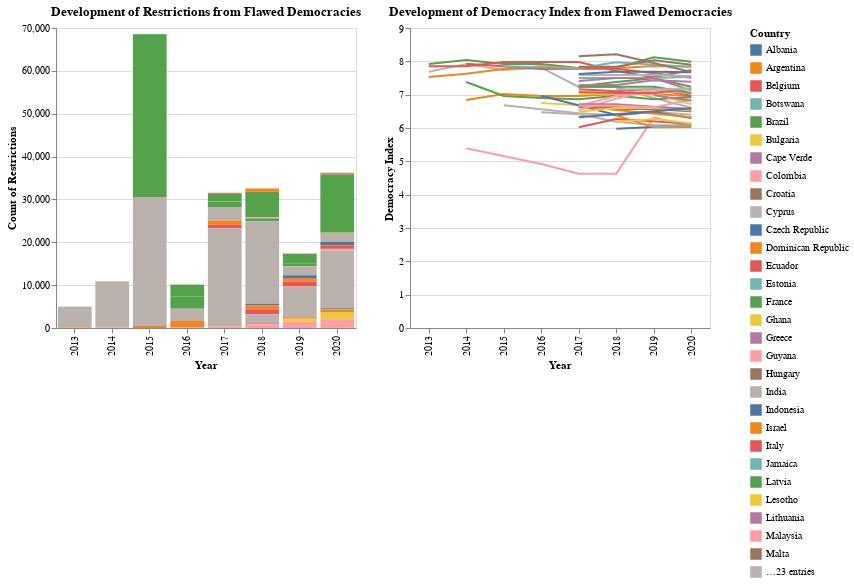

The notebook cell this image was saved under:
### Code cell
# plot 
chart1=alt.Chart(flawed,width=500, height=300).mark_bar().encode(
    x='Year:O',
    y=alt.Y('sum(Restrictions)', axis=alt.Axis(title='Count of Restrictions')),
    color='Country'
).interactive().properties(
    title='Development of Restrictions from Flawed Democracies',
    width=300
)

# plot 
chart2= alt.Chart(flawed,width=500, height=300).mark_line().encode(
    x='Year:O',
    y=alt.Y('Democracy Index', axis=alt.Axis(title='Democracy Index')),
    color='Country'
).interactive().properties(
    title='Development of Democracy Index from Flawed Democracies',
    width=300
)

chart1 | chart2

### Figure 1 — Vega-Lite specification as saved in the notebook (floating-point values rounded to 4 significant figures; data arrays with more than 128 entries replaced by an {"elided": "..."} marker saying what was removed)
{"config": {"view": {"continuousWidth": 400, "continuousHeight": 300}}, "hconcat": [{"mark": "bar", "encoding": {"color": {"type": "nominal", "field": "Country"}, "x": {"type": "ordinal", "field": "Year"}, "y": {"type": "quantitative", "aggregate": "sum", "axis": {"title": "Count of Restrictions"}, "field": "Restrictions"}}, "height": 300, "selection": {"selector006": {"type": "interval", "bind": "scales", "encodings": ["x", "y"]}}, "title": "Development of Restrictions from Flawed Democracies", "width": 300}, {"mark": "line", "encoding": {"color": {"type": "nominal", "field": "Country"}, "x": {"type": "ordinal", "field": "Year"}, "y": {"type": "quantitative", "axis": {"title": "Democracy Index"}, "field": "Democracy Index"}}, "height": 300, "selection": {"selector007": {"type": "interval", "bind": "scales", "encodings": ["x", "y"]}}, "title": "Development of Democracy Index from Flawed Democracies", "width": 300}], "data": {"name": "data-774d366d47c6306b189de99db6505a1e"}, "$schema": "https://vega.github.io/schema/vega-lite/v4.8.1.json", "datasets": {"data-774d366d47c6306b189de99db6505a1e": {"elided": "290 records"}}}
